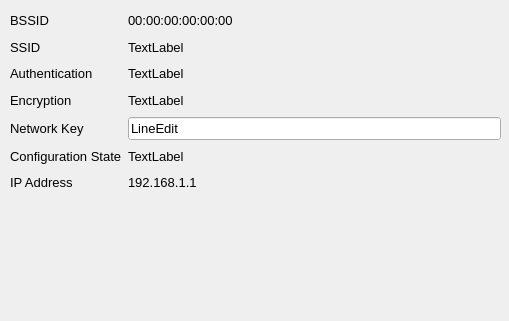
<ui version="4.0" >
 <class>Status</class>
 <widget class="QWidget" name="Status" >
  <property name="geometry" >
   <rect>
    <x>0</x>
    <y>0</y>
    <width>509</width>
    <height>321</height>
   </rect>
  </property>
  <property name="font" >
   <font>
    <pointsize>10</pointsize>
   </font>
  </property>
  <property name="windowTitle" >
   <string/>
  </property>
  <widget class="QWidget" name="gridLayout" >
   <property name="geometry" >
    <rect>
     <x>10</x>
     <y>10</y>
     <width>491</width>
     <height>183</height>
    </rect>
   </property>
   <layout class="QGridLayout" >
    <property name="leftMargin" >
     <number>0</number>
    </property>
    <property name="topMargin" >
     <number>0</number>
    </property>
    <property name="rightMargin" >
     <number>0</number>
    </property>
    <property name="bottomMargin" >
     <number>0</number>
    </property>
    <property name="horizontalSpacing" >
     <number>6</number>
    </property>
    <property name="verticalSpacing" >
     <number>6</number>
    </property>
    <item row="2" column="0" >
     <widget class="QLabel" name="label_3" >
      <property name="text" >
       <string>Authentication</string>
      </property>
     </widget>
    </item>
    <item row="0" column="1" >
     <widget class="QLabel" name="lblBssid" >
      <property name="cursor" >
       <cursorShape>ArrowCursor</cursorShape>
      </property>
      <property name="focusPolicy" >
       <enum>Qt::NoFocus</enum>
      </property>
      <property name="text" >
       <string>00:00:00:00:00:00</string>
      </property>
     </widget>
    </item>
    <item row="5" column="1" >
     <widget class="QLabel" name="lblConfState" >
      <property name="text" >
       <string>TextLabel</string>
      </property>
     </widget>
    </item>
    <item row="0" column="0" >
     <widget class="QLabel" name="label" >
      <property name="text" >
       <string>BSSID</string>
      </property>
     </widget>
    </item>
    <item row="3" column="1" >
     <widget class="QLabel" name="lblEncr" >
      <property name="text" >
       <string>TextLabel</string>
      </property>
     </widget>
    </item>
    <item row="2" column="1" >
     <widget class="QLabel" name="lblAuth" >
      <property name="text" >
       <string>TextLabel</string>
      </property>
     </widget>
    </item>
    <item row="1" column="0" >
     <widget class="QLabel" name="label_2" >
      <property name="text" >
       <string>SSID</string>
      </property>
     </widget>
    </item>
    <item row="5" column="0" >
     <widget class="QLabel" name="label_6" >
      <property name="sizePolicy" >
       <sizepolicy vsizetype="Preferred" hsizetype="Maximum" >
        <horstretch>0</horstretch>
        <verstretch>0</verstretch>
       </sizepolicy>
      </property>
      <property name="text" >
       <string>Configuration State</string>
      </property>
     </widget>
    </item>
    <item row="3" column="0" >
     <widget class="QLabel" name="label_4" >
      <property name="text" >
       <string>Encryption</string>
      </property>
     </widget>
    </item>
    <item row="4" column="0" >
     <widget class="QLabel" name="label_5" >
      <property name="text" >
       <string>Network Key</string>
      </property>
     </widget>
    </item>
    <item row="4" column="1" >
     <widget class="QLineEdit" name="leNetKey" >
      <property name="focusPolicy" >
       <enum>Qt::ClickFocus</enum>
      </property>
      <property name="autoFillBackground" >
       <bool>true</bool>
      </property>
      <property name="text" >
       <string>LineEdit</string>
      </property>
      <property name="frame" >
       <bool>true</bool>
      </property>
      <property name="cursorPosition" >
       <number>0</number>
      </property>
      <property name="readOnly" >
       <bool>true</bool>
      </property>
     </widget>
    </item>
    <item row="1" column="1" >
     <widget class="QLabel" name="lblSsid" >
      <property name="mouseTracking" >
       <bool>false</bool>
      </property>
      <property name="contextMenuPolicy" >
       <enum>Qt::DefaultContextMenu</enum>
      </property>
      <property name="text" >
       <string>TextLabel</string>
      </property>
     </widget>
    </item>
    <item row="6" column="0" >
     <widget class="QLabel" name="label_7" >
      <property name="text" >
       <string>IP Address</string>
      </property>
     </widget>
    </item>
    <item row="6" column="1" >
     <widget class="QLabel" name="lblIpAddress" >
      <property name="cursor" >
       <cursorShape>ArrowCursor</cursorShape>
      </property>
      <property name="focusPolicy" >
       <enum>Qt::NoFocus</enum>
      </property>
      <property name="text" >
       <string>192.168.1.1</string>
      </property>
     </widget>
    </item>
   </layout>
  </widget>
 </widget>
 <resources/>
 <connections/>
</ui>
